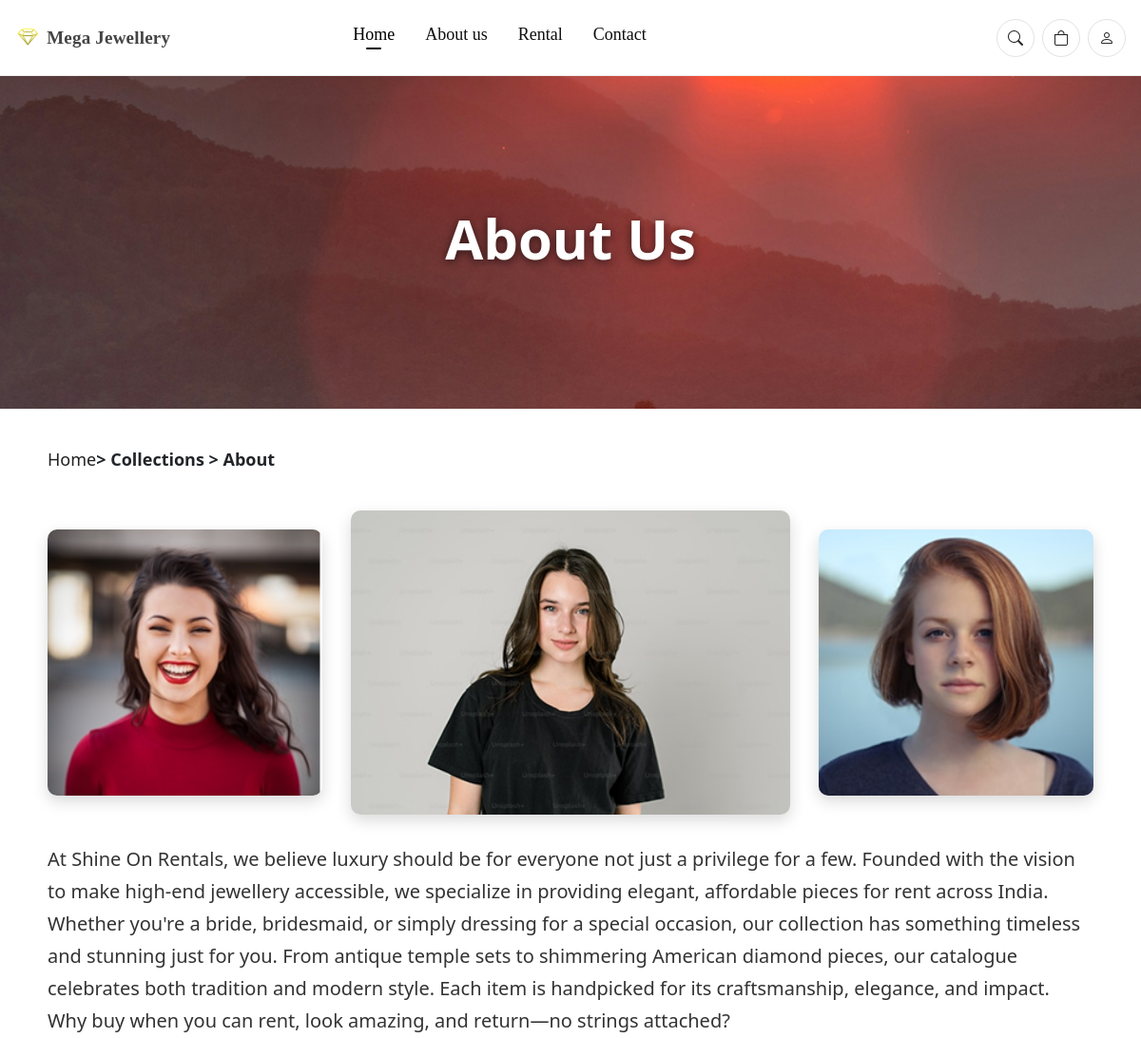
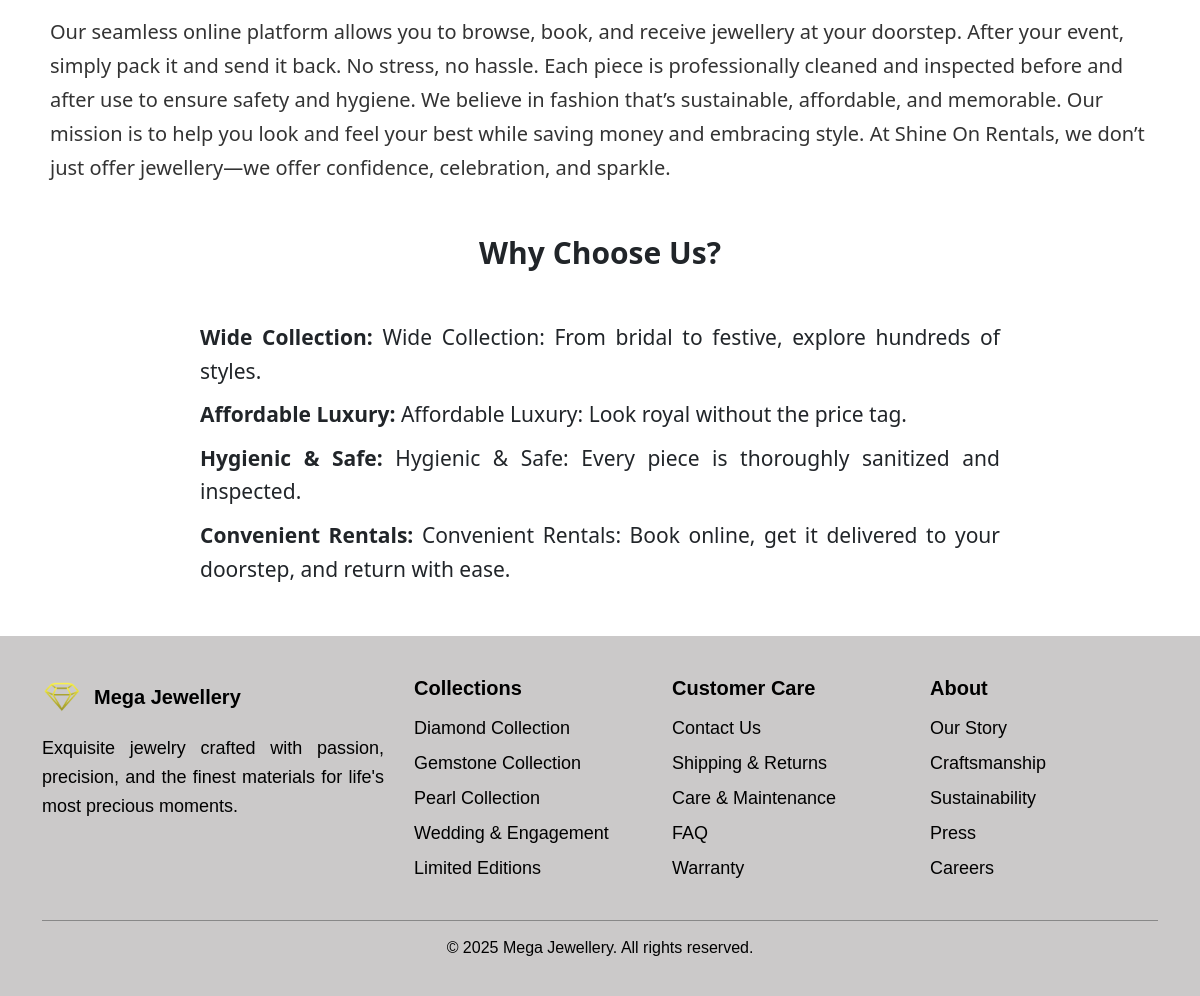
The page /about/ on the database its author committed (2 pictures, top to bottom).
### core/models.py (models this page shows, shortened)
class AboutPage(models.Model):
    banner_image = models.ImageField(upload_to="about/", blank=True, null=True)
    banner_title = models.CharField(max_length=100, default="About Us")
    image1 = models.ImageField(upload_to="about/", blank=True, null=True)
    image2 = models.ImageField(upload_to="about/", blank=True, null=True)
    image3 = models.ImageField(upload_to="about/", blank=True, null=True)
    description_top = models.TextField()
    description_bottom = models.TextField()
    why_title = models.CharField(max_length=100, default="Why Choose Us?")
    why_collection = models.TextField()
    why_affordable = models.TextField()
    why_hygiene = models.TextField()
    why_convenient = models.TextField()

### core/views.py (the view)
# urls.py: path("about/", views.about_view, name="about"),
def about_view(request):
    about = AboutPage.objects.first()   # Only one record needed
    return render(request, "core/about.html", {"about": about})

### core/context_processors.py (called while the page is built)
def cart_context(request):
    cart = request.session.get('cart', {})
    total_items = sum(item['qty'] for item in cart.values()) if cart else 0
    total_price = sum(item['price'] * item['qty'] for item in cart.values()) if cart else 0
    return {
        "cart_items": cart,
        "cart_count": total_items,
        "cart_total": total_price
    }

### core/templates/core/about.html (shortened to what this page needs)
{% extends "core/base.html" %}
{% load static %}
{% block content %}
<section class="about-banner">
  <h1>{{ about.banner_title }}</h1>
</section>
<div class="breadcrumb">
  <a href="{% url 'home' %}">Home</a> > Collections > About
</div>
<div class="about-images">
  <img src="{{ about.image1.url }}" alt="About Image 1">
  <img src="{{ about.image2.url }}" alt="About Image 2">
  <img src="{{ about.image3.url }}" alt="About Image 3">
</div>
<div class="about-content">
  <p>{{ about.description_top }}</p>
  <p>{{ about.description_bottom }}</p>
</div>
<div class="why-section">
  <h2>{{ about.why_title }}</h2>
  <p><strong>Wide Collection:</strong> {{ about.why_collection }}</p>
  <p><strong>Affordable Luxury:</strong> {{ about.why_affordable }}</p>
  <p><strong>Hygienic & Safe:</strong> {{ about.why_hygiene }}</p>
  <p><strong>Convenient Rentals:</strong> {{ about.why_convenient }}</p>
</div>
{% endblock %}

### core/templates/core/base.html (shortened to what this page needs)
{% load static %}
<!DOCTYPE html>
<html lang="en">
<head>
    <link href="https://cdn.jsdelivr.net/npm/bootstrap@5.3.3/dist/css/bootstrap.min.css" rel="stylesheet">
    <link href="https://cdn.jsdelivr.net/npm/bootstrap-icons@1.11.3/font/bootstrap-icons.css" rel="stylesheet">
</head>
<body>
    <nav class="mega-nav navbar navbar-expand-lg sticky-top">
        <div class="container-fluid px-3">
            <a class="brand-wrap d-flex align-items-center text-decoration-none" href="#">
                <img src="{% static 'core/images/logo.PNG' %}" class="brand-logo" alt="Mega Jewellery">
                <span class="brand-text">Mega Jewellery</span>
            </a>
            <ul class="navbar-nav main-nav mx-auto d-none d-lg-flex">
                <li class="nav-item"><a class="nav-link active" href="{% url 'home' %}">Home</a></li>
                <li class="nav-item"><a class="nav-link" href="{% url 'about' %}">About us</a></li>
                <li class="nav-item"><a class="nav-link" href="{% url 'rental_page' %}">Rental</a></li>
                <li class="nav-item"><a class="nav-link" href="{% url 'contact' %}">Contact</a></li>
            </ul>
            <div class="d-flex align-items-center gap-2 ms-auto">
                <button class="icon-btn" aria-label="Search"><i class="bi bi-search"></i></button>
                <button class="icon-btn position-relative" aria-label="Cart"
                    onclick="location.href='{% url 'cart_view' %}'">
                    <i class="bi bi-bag"></i>
                </button>
                <a href="{% url 'login' %}" class="icon-btn" aria-label="Account"><i class="bi bi-person"></i></a>
            </div>
        </div>
    </nav>
    {% block content %}{% endblock %}
<footer class="mega-footer">
  <div class="container">
    <div class="footer-grid">
      <div class="footer-brand">
        <div class="footer-logo">
          <img src="{% static 'core/images/logo1.PNG' %}" alt="Mega Jewellery" />
          <span class="brand-name">Mega Jewellery</span>
        </div>
        <p class="footer-desc">
          Exquisite jewelry crafted with passion, precision, and the finest materials
          for life's most precious moments.
        </p>
      </div>
      <div class="footer-col">
        <h4>Collections</h4>
        <ul>
          <li><a href="{% url 'rental_page' %}">Diamond Collection</a></li>
          <li><a href="{% url 'rental_page' %}">Gemstone Collection</a></li>
          <li><a href="{% url 'rental_page' %}">Pearl Collection</a></li>
          <li><a href="{% url 'rental_page' %}">Wedding & Engagement</a></li>
          <li><a href="{% url 'rental_page' %}">Limited Editions</a></li>
        </ul>
      </div>
      <div class="footer-col">
        <h4>Customer Care</h4>
        <ul>
          <li><a href="{% url 'contact' %}">Contact Us</a></li>
          <li><a href="#">Shipping & Returns</a></li>
          <li><a href="#">Care & Maintenance</a></li>
          <li><a href="#">FAQ</a></li>
          <li><a href="#">Warranty</a></li>
        </ul>
      </div>
      <div class="footer-col">
        <h4>About</h4>
        <ul>
          <li><a href="{% url 'about' %}">Our Story</a></li>
          <li><a href="#">Craftsmanship</a></li>
          <li><a href="#">Sustainability</a></li>
          <li><a href="#">Press</a></li>
          <li><a href="#">Careers</a></li>
        </ul>
      </div>
    </div>
    <div class="footer-bottom">
      <p>© 2025 Mega Jewellery. All rights reserved.</p>
    </div>
  </div>
</footer>
</body>
</html>

### core/templates/core/base.html (style rules this page uses)
.mega-nav { background: #ffffff; border-bottom: 1px solid #ededed; height: 80px; animation: fadeDown .45s ease both; }
.mega-nav .container-fluid { height: 100%; }
.brand-wrap { gap: 0.45rem; }
.brand-logo { width: 26px; height: 26px; object-fit: contain; display: block; }
.brand-text { font-family: "Georgia", "Times New Roman", serif; font-weight: 600; font-size: 19px; color: #444444; letter-spacing: .2px; line-height: 1; white-space: nowrap; }
.main-nav { height: 100%; }
.main-nav .nav-link { font-family: "Georgia", "Times New Roman", serif; font-size: 18px; color: #0e0e0e; padding: 0 16px !important; line-height: 56px; position: relative; transition: color .2s ease; }
.main-nav .nav-link.active::after { content: ""; position: absolute; left: 50%; bottom: 12px; transform: translateX(-50%); width: 16px; height: 2px; background: #000000; border-radius: 2px; }
.icon-btn { width: 40px; height: 40px; border: 1px solid #e2e2e2; border-radius: 50%; display: grid; place-items: center; color: #222222; background: #ffffff; transition: all .18s ease; }
.mega-footer { background: #CBC9C9;; padding: 40px 20px 20px; font-family: "Poppins", sans-serif; }
.footer-grid { display: grid; grid-template-columns: 1.5fr 1fr 1fr 1fr; gap: 30px; align-items: flex-start; margin-bottom: 30px; }
.footer-logo { display: flex; align-items: center; gap: 10px; }
.footer-logo img { width: 42px; height: auto; }
.footer-logo .brand-name { font-size: 20px; font-weight: 600; color: #000; }
.footer-desc { margin-top: 16px; font-size: 18px; line-height: 1.6; color: #000; text-align: justify; }
.footer-col h4 { font-size: 20px; font-weight: 600; margin-bottom: 15px; color: #000; }
.footer-col ul { list-style: none; padding: 0; margin: 0; }
.footer-col ul li { margin: 8px 0; }
.footer-col ul li a { font-size: 18px; text-decoration: none; color: #000; position: relative; transition: all 0.3s ease; }
.footer-col ul li a::after { content: ""; position: absolute; bottom: -2px; left: 0; width: 0%; height: 2px; background: #fdd835; transition: width 0.3s ease; }
.footer-bottom { border-top: 1px solid #888; padding-top: 15px; text-align: center; }
.footer-bottom p { font-size: 16px; color: #000; }

### rows shown on the page
AboutPage: banner_title "About Us", image1 (picture), image2 (picture), image3 (picture), description_top "At Shine On Rentals, we believe luxury should be for everyone not just a privilege for a few. Founded with the vision to make high-end jewellery accessible, we specialize in providing elegant, affordable pieces for rent across India. Whether you're a bride, bridesmaid, or simply dressing for a special occasion, our collection has something timeless and stunning just for you. From antique temple sets to shimmering American diamond pieces, our catalogue celebrates both tradition and modern style. Each item is handpicked for its craftsmanship, elegance, and impact. Why buy when you can rent, look amazing, and return—no strings attached?", description_bottom "Our seamless online platform allows you to browse, book, and receive jewellery at your doorstep. After your event, simply pack it and send it back. No stress, no hassle. Each piece is professionally cleaned and inspected before and after use to ensure safety and hygiene. We believe in fashion that’s sustainable, affordable, and memorable. Our mission is to help you look and feel your best while saving money and embracing style. At Shine On Rentals, we don’t just offer jewellery—we offer confidence, celebration, and sparkle.", why_title "Why Choose Us?", why_collection "Wide Collection: From bridal to festive, explore hundreds of styles.", why_affordable "Affordable Luxury: Look royal without the price tag.", why_hygiene "Hygienic & Safe: Every piece is thoroughly sanitized and inspected.", why_convenient "Convenient Rentals: Book online, get it delivered to your doorstep, and return with ease."
